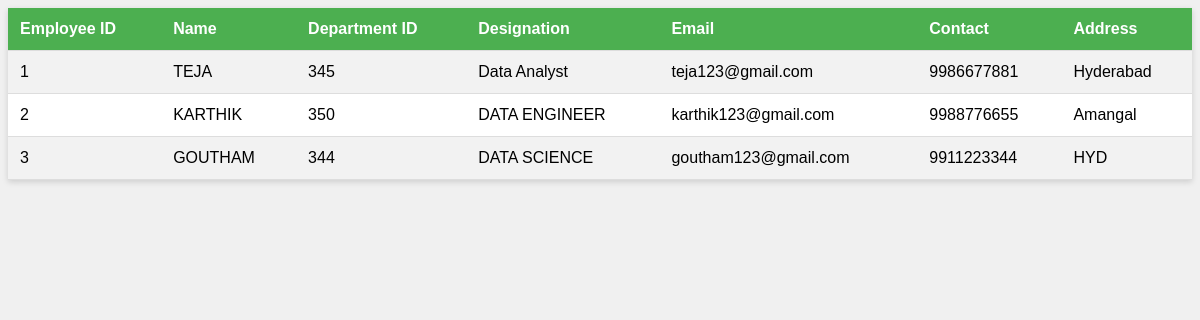
The page /employees on the database its author committed.
### tables this page shows
CREATE TABLE employee_details(eid int,ename varchar(20),dptid int,designation varchar(20),email varchar(20),contact int,address varchar(20));

### app.py (the view)
@app.route('/employees', methods = ['GET','POST'])
def show_employees():
    emp = Employee()
    data = emp.show_employees()
    return render_template('showemployees.html', employees = data)

### empdetails.py (called while the page is built)
    def show_employees(self):
        conn = sqlite3.connect('pms.db')
        cur = conn.cursor()
        cur.execute("SELECT * FROM EMPLOYEE_DETAILS")
        data = []
        for i in cur.fetchall():
            context = {}
            context['eid'] = i[0]
            context['ename'] = i[1]
            context['dptid'] = i[2]
            context['designation'] = i[3]
            context['email'] = i[4]
            context['contact'] = i[5]
            context['address'] = i[6]
            data.append(context)
        return data

### templates/showemployees.html (shortened to what this page needs)
<!DOCTYPE html>
<html>
<head>
</head>
<body>
    <table>
        <tr>
            <th>Employee ID</th>
            <th>Name</th>
            <th>Department ID</th>
            <th>Designation</th>
            <th>Email</th>
            <th>Contact</th>
            <th>Address</th>
        </tr>
        {% for employee in employees %}
        <tr>
            <td>{{ employee.eid }}</td>
            <td>{{ employee.ename }}</td>
            <td>{{ employee.dptid }}</td>
            <td>{{ employee.designation }}</td>
            <td>{{ employee.email }}</td>
            <td>{{ employee.contact }}</td>
            <td>{{ employee.address }}</td>
        </tr>
        {% endfor %}
    </table>
</body>
</html>

### templates/showemployees.html (style rules this page uses)
body { font-family: Arial, sans-serif; background-color: #f0f0f0; }
table { border-collapse: collapse; width: 100%; background-color: #fff; box-shadow: 0 2px 6px rgba(0, 0, 0, 0.15); }
th, td { padding: 12px; text-align: left; border-bottom: 1px solid #ddd; }
th { background-color: #4CAF50; color: #fff; }
tr:nth-child(even) { background-color: #f2f2f2; }

### rows shown on the page
employee_details: eid "1", ename "TEJA", dptid "345", designation "Data Analyst", email "teja123@gmail.com", contact "9986677881", address "Hyderabad"
employee_details: eid "2", ename "KARTHIK", dptid "350", designation "DATA ENGINEER", email "karthik123@gmail.com", contact "9988776655", address "Amangal"
employee_details: eid "3", ename "GOUTHAM", dptid "344", designation "DATA SCIENCE", email "goutham123@gmail.com", contact "9911223344", address "HYD"
